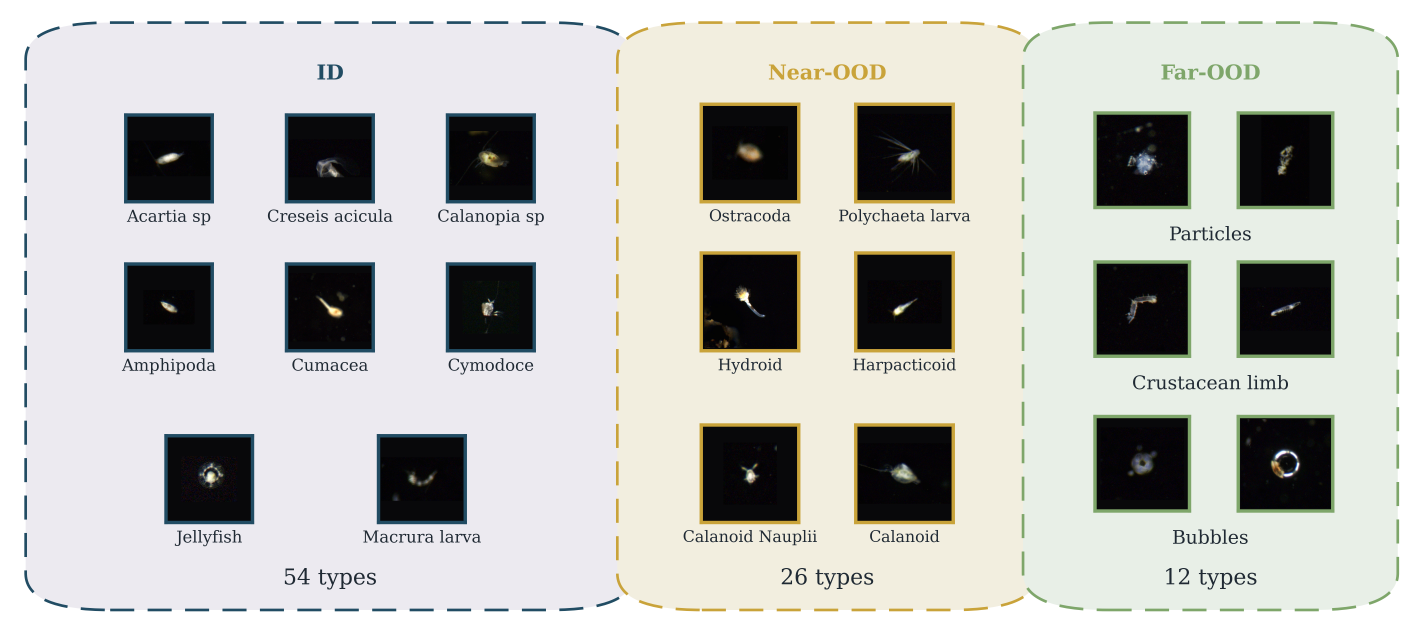
#> input picture paper_tools/figures/figure_1_dataset_examples.png, 5705 x 2519 px (shown at 1/4 size)
$ python -i plot_paper_figures.py   (imports and definitions only)
#> lines starting #> are read from the running program, lines starting #| are printed output that depends on the picture; after the words box and inside, x2 and y2 are one past the last pixel; in counts of white or black regions, pixels touching at a corner belong together
#!/usr/bin/env python3
"""Generate thesis figures for the finalized FedViM thesis storyline."""

from __future__ import annotations

import argparse
import json
from pathlib import Path

import matplotlib.pyplot as plt
import numpy as np
from matplotlib.lines import Line2D
from matplotlib.patches import FancyBboxPatch, Patch
from PIL import Image, ImageOps


DISPLAY_MODEL_NAMES = {
    "resnet101": "ResNet101",
    "efficientnet_v2_s": "EfficientNetV2-S",
    "mobilenetv3_large": "MobileNetV3-Large",
    "densenet169": "DenseNet169",
    "resnet50": "ResNet50",
}

DISPLAY_MODEL_NAMES_MULTILINE = {
    "resnet101": "ResNet101",
    "efficientnet_v2_s": "EfficientNetV2-S",
    "mobilenetv3_large": "MobileNetV3-\nLarge",
    "densenet169": "DenseNet169",
    "resnet50": "ResNet50",
}

COLORS = {
    "FedViM": "#214C63",
    "ACT-FedViM": "#D45D47",
    "MSP": "#7EA66A",
    "Energy": "#C9A33A",
    "FedLN": "#7EA66A",
    "FOSTER": "#C9A33A",
}

DATASET_HEADER_COLORS = {
    "ID": "#214C63",
    "Near-OOD": "#C9A33A",
    "Far-OOD": "#7EA66A",
}

DATASET_PANEL_FILLS = {
    "ID": "#ECEAF0",
    "Near-OOD": "#F2EEDF",
    "Far-OOD": "#E8EFE7",
}

DATASET_PANEL_SPECS = [
    {
        "title": "ID",
        "count_label": "54 types",
        "rows": [
            [
                {"split": "D_ID_train", "class_name": "011_Acartia sp.A", "label": "Acartia sp", "image_index": 18},
                {"split": "D_ID_train", "class_name": "071_Creseis acicula", "label": "Creseis acicula", "image_index": 24},
                {"split": "D_ID_train", "class_name": "014_Calanopia sp", "label": "Calanopia sp", "image_index": 31},
            ],
            [
                {"split": "D_ID_train", "class_name": "036_Amphipoda_Type A", "label": "Amphipoda", "image_index": 12},
                {"split": "D_ID_train", "class_name": "060_Cumacea_Type A", "label": "Cumacea", "image_index": 19},
                {"split": "D_ID_train", "class_name": "042_Cymodoce sp", "label": "Cymodoce", "image_index": 6},
            ],
            [
                {"split": "D_ID_train", "class_name": "068_Jellyfish", "label": "Jellyfish", "image_index": 14},
                {"split": "D_ID_train", "class_name": "044_Macrura larvae", "label": "Macrura larva", "image_index": 42},
            ],
        ],
    },
    {
        "title": "Near-OOD",
        "count_label": "26 types",
        "rows": [
            [
                {"split": "D_Near_test", "class_name": "059_Ostracoda", "label": "Ostracoda", "image_index": 9},
                {"split": "D_Near_test", "class_name": "002_Polychaeta larva", "label": "Polychaeta larva", "image_index": 7},
            ],
            [
                {"split": "D_Near_test", "class_name": "067_Hydroid", "label": "Hydroid", "image_index": 3},
                {"split": "D_Near_test", "class_name": "028_Harpacticoid", "label": "Harpacticoid", "image_index": 4},
            ],
            [
                {"split": "D_Near_test", "class_name": "018_Calanoid Nauplii", "label": "Calanoid Nauplii", "image_index": 5},
                {"split": "D_Near_test", "class_name": "021_Calanoid_Type C", "label": "Calanoid", "image_index": 5},
            ],
        ],
    },
    {
        "title": "Far-OOD",
        "count_label": "12 types",
        "grouped_rows": [
            {
                "label": "Particles",
                "items": [
                    {"split": "D_Far_test", "class_name": "085_Particle_bluish", "image_index": 8},
                    {"split": "D_Far_test", "class_name": "087_Particle_translucent flocs", "image_index": 11},
                ],
            },
            {
                "label": "Crustacean limb",
                "items": [
                    {"split": "D_Far_test", "class_name": "078_Crustacean limb_Type A", "image_index": 4},
                    {"split": "D_Far_test", "class_name": "079_Crustacean limb_Type B", "image_index": 7},
                ],
            },
            {
                "label": "Bubbles",
                "items": [
                    {"split": "D_Far_test", "class_name": "090_Bubbles", "image_index": 45},
                    {"split": "D_Far_test", "class_name": "090_Bubbles", "image_index": 127},
                ],
            },
        ],
    },
]

CASE_NOTES = {
    "mobilenetv3_large": "Large compression with nearly unchanged performance",
    "resnet101": "Balanced compression-performance tradeoff",
    "densenet169": "Representative fixed-k mismatch correction case",
}

DATASET_TILE_SIZE_SCALE = 1.875

EDGE_COLOR = "#23313C"
GRID_COLOR = "#D7DEE5"
AXIS_FACE = "#F7F7F3"
TEXT_COLOR = "#1F2933"
TEXT_SUBTLE = "#5B6770"
CONNECTOR_COLOR = "#BFC9D4"


# [45 lines left out: function parse_args, not called in this run]


def load_json(path: str | Path):
    with Path(path).open("r", encoding="utf-8") as handle:
        return json.load(handle)


# [73 lines left out: functions save_figure, configure_matplotlib, display_model_name, style_axis, add_bar_labels, first_image_in_dir and 1 more, not called in this run]


def load_square_example(image_path: Path, size: int = 340, zoom_factor: float = 1.0) -> np.ndarray:
#> called with image_path = 'figures/figure_1_dataset_examples.png', size = 340, zoom_factor = 1
    with Image.open(image_path) as image:
#> image is the input picture: PIL image 5705x2519 RGBA; mean R, G, B, A 192.4, 192.8, 189.1, 255
        image = ImageOps.exif_transpose(image).convert("RGB")
#> image: PIL image 5705x2519 RGB
        array = np.asarray(image)
        foreground_mask = array.max(axis=2) > 18
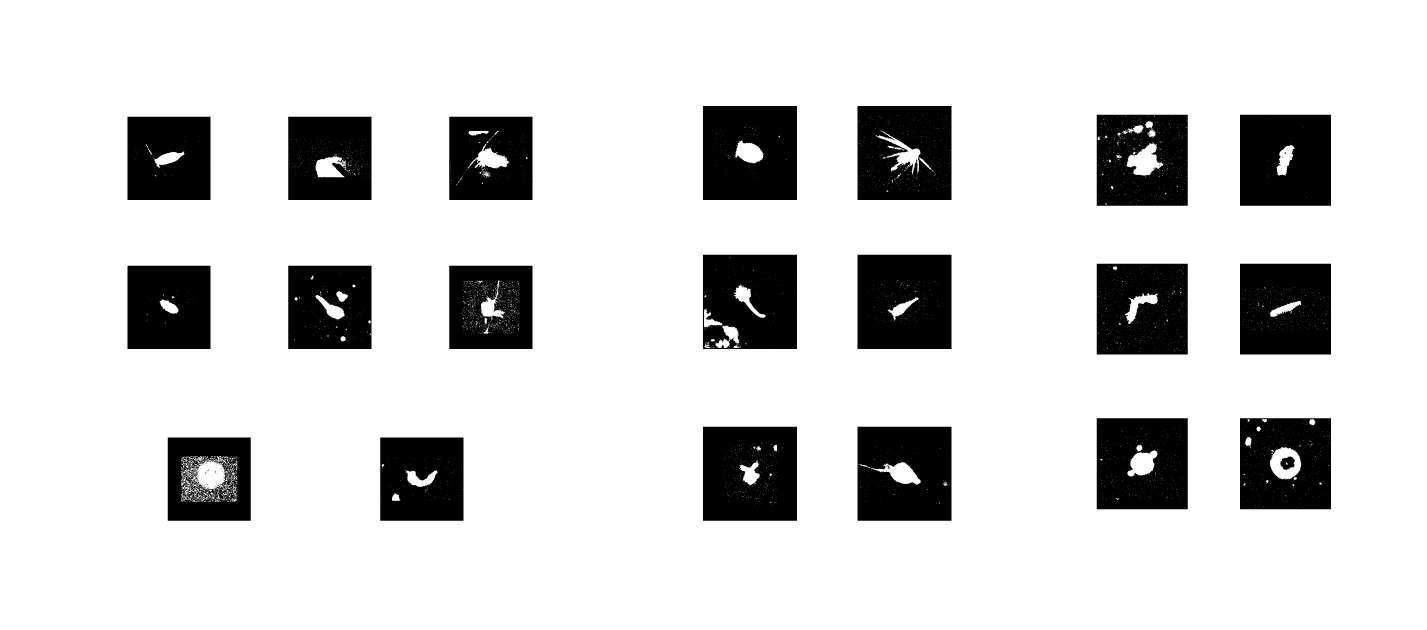
#> foreground_mask: shape (2519, 5705) bool (shown at 1/4 size); 83.5% white; 301 black regions (276 under 20 px), largest, box (x1, y1, x2, y2) and area: (3430, 1019, 3806, 1396) 138149, (2812, 1707, 3188, 2083) 135925, (2812, 424, 3188, 800) 134280

        if foreground_mask.any():
            ys, xs = np.where(foreground_mask)
            x_min, x_max = xs.min(), xs.max() + 1
#> x_min = 0; x_max = 5705
            y_min, y_max = ys.min(), ys.max() + 1
#> y_min = 0; y_max = 2519
            pad_x = max(6, int((x_max - x_min) * 0.18))
#> pad_x = 1026
            pad_y = max(6, int((y_max - y_min) * 0.18))
#> pad_y = 453
            image = image.crop(
                (
                    max(0, x_min - pad_x),
                    max(0, y_min - pad_y),
                    min(image.width, x_max + pad_x),
                    min(image.height, y_max + pad_y),
                )
            )

        if zoom_factor > 1.0:
            zoom_w = max(8, int(round(image.width / zoom_factor)))
            zoom_h = max(8, int(round(image.height / zoom_factor)))
            left = max(0, (image.width - zoom_w) // 2)
            top = max(0, (image.height - zoom_h) // 2)
            right = min(image.width, left + zoom_w)
            bottom = min(image.height, top + zoom_h)
            image = image.crop((left, top, right, bottom))

        image.thumbnail((size - 20, size - 20), Image.Resampling.LANCZOS)
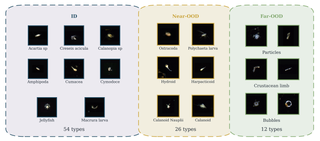
#> image: PIL image 320x141 RGB; mean R, G, B 192.4, 192.8, 189
        canvas = Image.new("RGB", (size, size), (8, 8, 10))
        x_offset = (size - image.width) // 2
#> x_offset = 10
        y_offset = (size - image.height) // 2
#> y_offset = 99
        canvas.paste(image, (x_offset, y_offset))
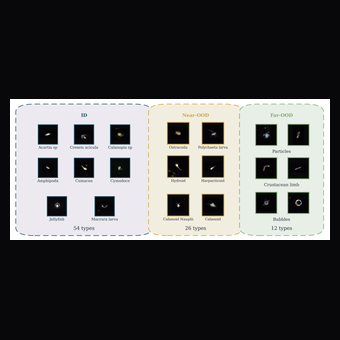
#> canvas: PIL image 340x340 RGB; mean R, G, B 80, 80.1, 79.9
    return np.asarray(canvas)


# [501 lines left out: functions add_example_tile, add_tile_label, draw_dataset_panel, plot_dataset_examples, plot_main_vs_baselines, plot_pooled_consistency and 4 more, not called in this run]


# [2 lines not run here, left out]

>>> result = load_square_example('figures/figure_1_dataset_examples.png')
